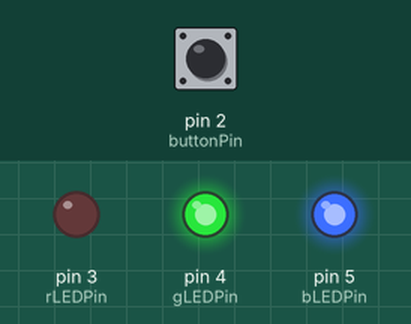
Simulated run of this sketch. Board: Arduino Uno, built with avr-gcc and run on an emulated ATmega328P. Parts: output pins drawn as LEDs (lit = HIGH). The inputs (shaded band) are chosen by the test bench; at power-on: pin 2 (buttonPin) LOW.

Above: at 0.5 s.
At 2.5 s:
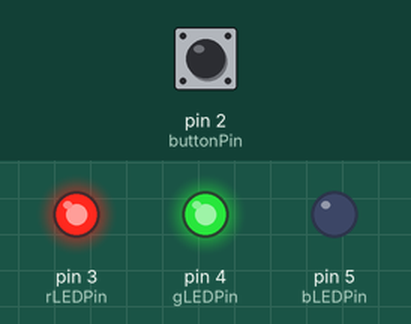
At 5.5 s:
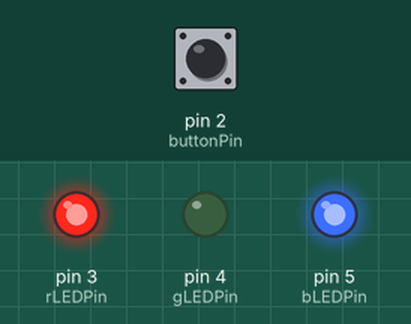
At 7.5 s:
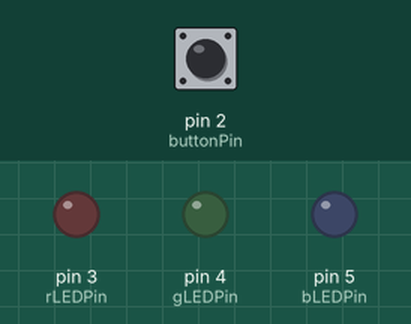
Timing chart, 0 to 9.2 s (numbered marks = the images above):
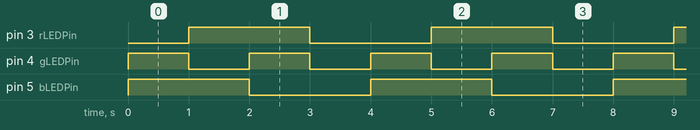

The sketch:

1008_practice.ino
```cpp
const int buttonPin = 2;
const int rLEDPin = 3;
const int gLEDPin = 4;
const int bLEDPin = 5;

int buttonState = 0;
int ledstate = LOW;
int ledcolor = 0;

bool ButtonPressed = false;
unsigned long previousMillis = 0;
const long interval = 1000;
bool ledColorOrder = true;

// the setup function runs once when you press reset or power the board
void setup() {
  // initialize digital pin LED_BUILTIN as an output.
  pinMode(rLEDPin, OUTPUT);
  pinMode(gLEDPin, OUTPUT);
  pinMode(bLEDPin, OUTPUT);
  pinMode(buttonPin, INPUT);
  Serial.begin(9600);
}

// the loop function runs over and over again forever
void loop() {

  buttonState = digitalRead(buttonPin);


  if(buttonState == HIGH && !ButtonPressed) {
  ledcolor = ledcolor + 1;
  ButtonPressed = true;
  }
  if(buttonState == LOW && ButtonPressed){
  ButtonPressed = false;
  }

  unsigned long currentMillis = millis();
  if(currentMillis - previousMillis >= interval) {
    previousMillis = currentMillis;
    if(ledColorOrder == true) {
      ledcolor = ledcolor + 1;
      if(ledcolor > 3)
      ledcolor = 0;

    }
    else {
      ledcolor = ledcolor - 1;
      if(ledcolor < 0)
      ledcolor = 3;
    }
  }

  else if (ledcolor == 0){

  digitalWrite(rLEDPin, LOW);  // turn the LED on (HIGH is the voltage level)
  digitalWrite(gLEDPin, HIGH);  // turn the LED on (HIGH is the voltage level)
  digitalWrite(bLEDPin, HIGH);
  }

  else if (ledcolor == 1){

  digitalWrite(rLEDPin, HIGH);  // turn the LED on (HIGH is the voltage level)
  digitalWrite(gLEDPin, LOW);  // turn the LED on (HIGH is the voltage level)
  digitalWrite(bLEDPin, HIGH);
  }

  else if (ledcolor == 2){

  digitalWrite(rLEDPin, HIGH);  // turn the LED on (HIGH is the voltage level)
  digitalWrite(gLEDPin, HIGH);  // turn the LED on (HIGH is the voltage level)
  digitalWrite(bLEDPin, LOW);
  }

  else if (ledcolor == 3){

  digitalWrite(rLEDPin, LOW);  // turn the LED on (HIGH is the voltage level)
  digitalWrite(gLEDPin, LOW);  // turn the LED on (HIGH is the voltage level)
  digitalWrite(bLEDPin, LOW);
  }
}
```

Measured:
- by itself, pin 3 (rLEDPin), pin 5 (bLEDPin): alternates HIGH for 2.0 s and LOW for 2.0 s
- by itself, pin 4 (gLEDPin): alternates HIGH for 1.0 s and LOW for 1.0 s
- by itself, everything shown: repeats every 4.0 s, in 4 steps
